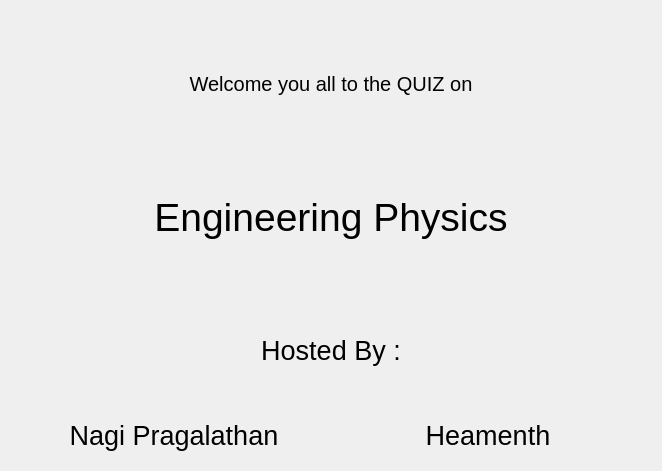
<?xml version="1.0" encoding="UTF-8"?>
<ui version="4.0">
 <class>Dialog</class>
 <widget class="QDialog" name="Dialog">
  <property name="geometry">
   <rect>
    <x>0</x>
    <y>0</y>
    <width>662</width>
    <height>471</height>
   </rect>
  </property>
  <property name="windowTitle">
   <string>Dialog</string>
  </property>
  <layout class="QGridLayout" name="gridLayout">
   <item row="1" column="0">
    <widget class="QFrame" name="frame">
     <property name="frameShape">
      <enum>QFrame::NoFrame</enum>
     </property>
     <property name="frameShadow">
      <enum>QFrame::Raised</enum>
     </property>
     <layout class="QGridLayout" name="gridLayout_2">
      <item row="0" column="0" colspan="2">
       <widget class="QLabel" name="Welcome">
        <property name="sizePolicy">
         <sizepolicy hsizetype="Preferred" vsizetype="Expanding">
          <horstretch>0</horstretch>
          <verstretch>0</verstretch>
         </sizepolicy>
        </property>
        <property name="font">
         <font>
          <pointsize>15</pointsize>
         </font>
        </property>
        <property name="text">
         <string>Welcome you all to the QUIZ on</string>
        </property>
        <property name="alignment">
         <set>Qt::AlignCenter</set>
        </property>
       </widget>
      </item>
      <item row="1" column="0" colspan="2">
       <widget class="QLabel" name="Topic">
        <property name="sizePolicy">
         <sizepolicy hsizetype="Preferred" vsizetype="Expanding">
          <horstretch>0</horstretch>
          <verstretch>0</verstretch>
         </sizepolicy>
        </property>
        <property name="font">
         <font>
          <pointsize>29</pointsize>
         </font>
        </property>
        <property name="text">
         <string>Engineering Physics</string>
        </property>
        <property name="alignment">
         <set>Qt::AlignCenter</set>
        </property>
       </widget>
      </item>
      <item row="2" column="0" colspan="2">
       <widget class="QLabel" name="HostedBy">
        <property name="sizePolicy">
         <sizepolicy hsizetype="Preferred" vsizetype="Expanding">
          <horstretch>0</horstretch>
          <verstretch>0</verstretch>
         </sizepolicy>
        </property>
        <property name="font">
         <font>
          <pointsize>20</pointsize>
         </font>
        </property>
        <property name="text">
         <string>Hosted By :</string>
        </property>
        <property name="alignment">
         <set>Qt::AlignCenter</set>
        </property>
       </widget>
      </item>
      <item row="3" column="0">
       <widget class="QLabel" name="Host_1">
        <property name="font">
         <font>
          <pointsize>20</pointsize>
         </font>
        </property>
        <property name="text">
         <string>Nagi Pragalathan</string>
        </property>
        <property name="alignment">
         <set>Qt::AlignCenter</set>
        </property>
       </widget>
      </item>
      <item row="3" column="1">
       <widget class="QLabel" name="label_7">
        <property name="font">
         <font>
          <pointsize>20</pointsize>
         </font>
        </property>
        <property name="text">
         <string>Heamenth</string>
        </property>
        <property name="alignment">
         <set>Qt::AlignCenter</set>
        </property>
       </widget>
      </item>
     </layout>
    </widget>
   </item>
  </layout>
 </widget>
 <resources/>
 <connections/>
</ui>
